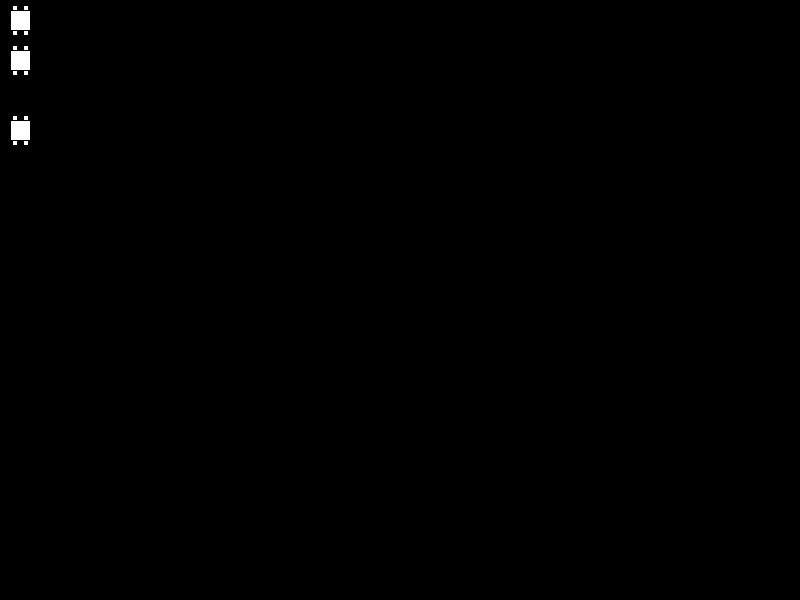
Frame 1 (no input)
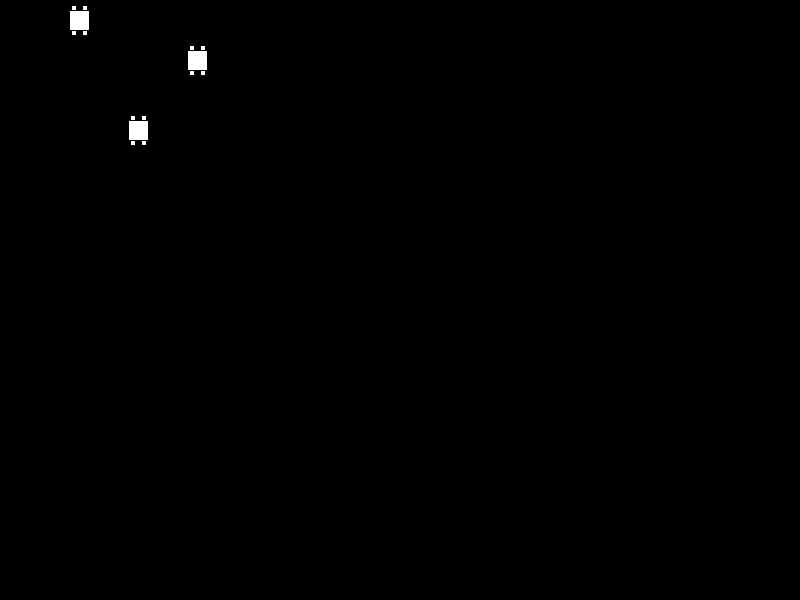
Frame 60 (the mouse pressed at the canvas centre just before this capture)
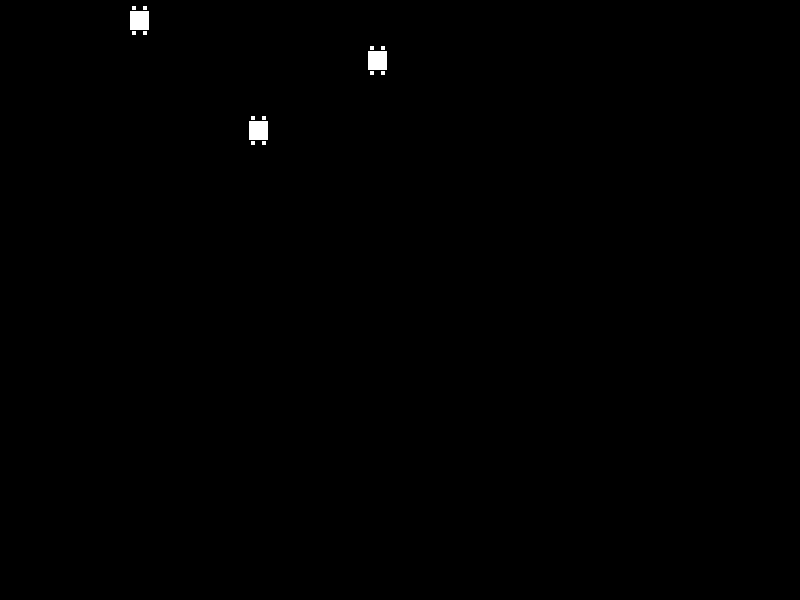
Frame 120 (the mouse held since frame 60 and released just before this capture)

The Processing sketch that drew these frames (run headless with seeded random() and noise(); from frame 60 on, the mouse is pressed at the canvas centre):

// Processing sketch: processing_115622
// ── processing_115622.pde

Car car1;
Car car2;
Car car3;

void setup(){
  size(800,600);
  car1 = new Car(1);
  car2 = new Car(3);
  car3 = new Car(2);
      
}

void draw(){
  fill(255);
  background(0);
  car1.display(10);
  car2.display(50);
  car3.display(120);
  
}


class Car{
  int x; 
  int y; 
  int sp; 
  Car(int tempSp){
   x =10;
   y =10;
   sp = tempSp;
  }
  
  void display(int ypos){
  y = ypos;
  //wheels
  rect(x+2,y-5,5,5);
  rect(x+13,y-5,5,5);
  rect(x+2,y+20,5,5);
  rect(x+13,y+20,5,5);
  //car -body
  rect(x,y,20,20);
  x = x+sp;
if (x > width){
  x =0;
} 
  
}
}
